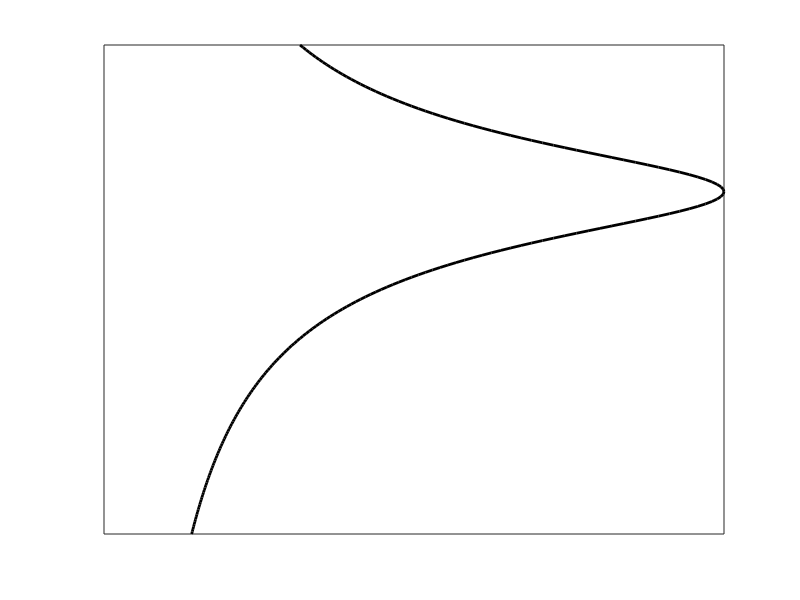

Write the MATLAB code that produced this figure.

close all; clear;


z = 0:0.01:2;
z0 = 0.6;
zR = 0.2;  


h = ( ( (z-z0)./zR ).^2 + 1 ).^(-1/2);


plot( fliplr(h), z, 'k', 'LineWidth', 2 );
%xlabel('Confocal Intensity', 'FontSize', 16, 'FontWeight', 'bold');
%ylabel('Depth', 'FontSize', 16, 'FontWeight', 'bold');

ah = gca;   % get the current axes handle
set(ah,'xtick',[]);
set(ah,'xticklabel',[]);
set(ah,'ytick',[]);
set(ah,'yticklabel',[]);
